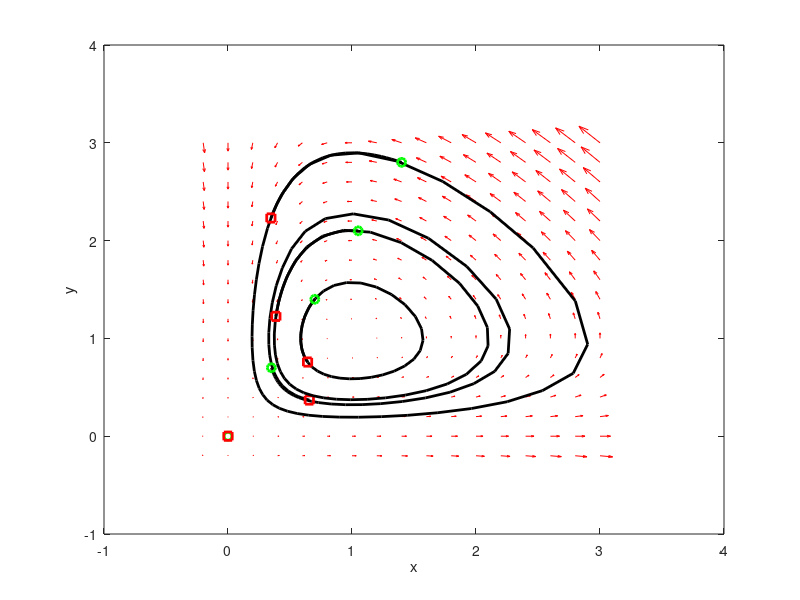

Here is the MATLAB script that generated this plot:
% Potret Fase Model Mangsa Pemangsa
% Membersihkan window
clear all; close all; clc
[x1, x2] = meshgrid(-0.2:0.2:3, -0.2:.2:3);

% Plot isoclines dan lintasan bidang fase tertutup untuk memodelkan sistem persamaan Mangsa-Pemangsa Lotka-Volterra:
x1dot = x1 - x2 .*x1;
x2dot = x1 .* x2 - x2;

% Membuat plot vektor dengan quiver
figure (1);
quiver(x1,x2,x1dot, x2dot, 'r')


% Mendefinisikan model Mangsa-Pemangsa Lotka-Volterra System
f = @(t,y) [y(1) - y(1)*y(2); y(1)*y(2) - y(2)];

hold on

% Menghitung fase potrait untuk kondisi awal yang berbeda dan plot lintasan fase dari loop tertutup
for y0=0:.7:2.8
	[ts, ys] = ode45(f,[0, 8], [y0/2, y0]);

	plot(ys(:,1), ys(:,2),'k','Linewidth',2.0)
	plot(ys(1,1),ys(1,2),'go','Linewidth',2.0) % starting point
	plot(ys(end,1),ys(end,2),'rs','Linewidth',2.0) % ending point
end

hold off

xlabel('x')
ylabel('y')
